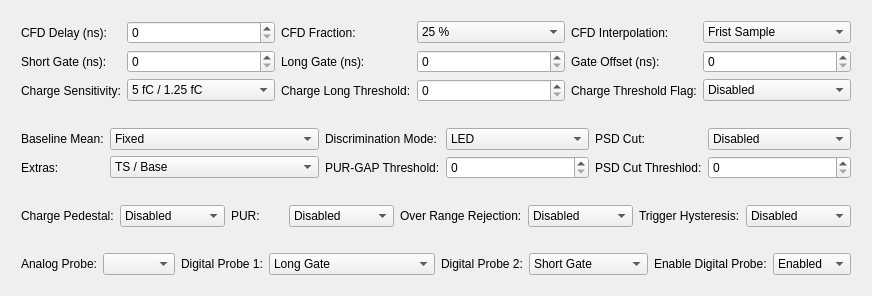
          <widget class="QWidget" name="tabFwPSD">
           <attribute name="title">
            <string>DPP-PSD</string>
           </attribute>
           <layout class="QVBoxLayout" name="verticalLayout_4">
            <item>
             <layout class="QGridLayout" name="mainPSD" columnstretch="1,2,1,2,1,2">
              <property name="leftMargin">
               <number>10</number>
              </property>
              <property name="topMargin">
               <number>10</number>
              </property>
              <property name="rightMargin">
               <number>10</number>
              </property>
              <property name="bottomMargin">
               <number>10</number>
              </property>
              <item row="1" column="4">
               <widget class="QLabel" name="gateOffset">
                <property name="toolTip">
                 <string>&lt;html&gt;&lt;head/&gt;&lt;body&gt;&lt;p&gt;To correctly integrate the input pulse, the integration Gate starts before the trigger position. The Gate Oﬀset deﬁnes how many samples the Gate starts before the trigger.&lt;/p&gt;&lt;/body&gt;&lt;/html&gt;</string>
                </property>
                <property name="text">
                 <string>Gate Offset (ns):</string>
                </property>
               </widget>
              </item>
              <item row="2" column="0">
               <widget class="QLabel" name="chargeSensitivity">
                <property name="toolTip">
                 <string>&lt;html&gt;&lt;head/&gt;&lt;body&gt;&lt;p&gt;Deﬁnes how many fC of charge correspond to one channel of the energy spectrum.&lt;/p&gt;&lt;/body&gt;&lt;/html&gt;</string>
                </property>
                <property name="text">
                 <string>Charge Sensitivity:</string>
                </property>
               </widget>
              </item>
              <item row="0" column="2">
               <widget class="QLabel" name="cfdFraction">
                <property name="toolTip">
                 <string>&lt;html&gt;&lt;head/&gt;&lt;body&gt;&lt;p&gt;Set the CFD fraction.&lt;/p&gt;&lt;/body&gt;&lt;/html&gt;</string>
                </property>
                <property name="text">
                 <string>CFD Fraction:</string>
                </property>
               </widget>
              </item>
              <item row="0" column="4">
               <widget class="QLabel" name="cfdPoints">
                <property name="toolTip">
                 <string>&lt;html&gt;&lt;head/&gt;&lt;body&gt;&lt;p&gt;Sets the Interpolation Points, corresponding to the n-th sample before and after the zero crossing that are used for the linear interpolation.&lt;/p&gt;&lt;/body&gt;&lt;/html&gt;</string>
                </property>
                <property name="text">
                 <string>CFD Interpolation:</string>
                </property>
               </widget>
              </item>
              <item row="0" column="1">
               <widget class="QSpinBox" name="val_cfdDelay">
                <property name="maximum">
                 <number>510</number>
                </property>
               </widget>
              </item>
              <item row="0" column="3">
               <widget class="QComboBox" name="val_cfdFraction">
                <item>
                 <property name="text">
                  <string>25 %</string>
                 </property>
                </item>
                <item>
                 <property name="text">
                  <string>50 %</string>
                 </property>
                </item>
                <item>
                 <property name="text">
                  <string>75 %</string>
                 </property>
                </item>
                <item>
                 <property name="text">
                  <string>100 %</string>
                 </property>
                </item>
               </widget>
              </item>
              <item row="0" column="0">
               <widget class="QLabel" name="cfdDelay">
                <property name="toolTip">
                 <string>&lt;html&gt;&lt;head/&gt;&lt;body&gt;&lt;p&gt;Set the CFD delay.&lt;/p&gt;&lt;/body&gt;&lt;/html&gt;</string>
                </property>
                <property name="text">
                 <string>CFD Delay (ns):</string>
                </property>
               </widget>
              </item>
              <item row="0" column="5">
               <widget class="QComboBox" name="val_cfdPoints">
                <item>
                 <property name="text">
                  <string>Frist Sample</string>
                 </property>
                </item>
                <item>
                 <property name="text">
                  <string>Second Sample</string>
                 </property>
                </item>
                <item>
                 <property name="text">
                  <string>Third Sample</string>
                 </property>
                </item>
                <item>
                 <property name="text">
                  <string>Fourth Sample</string>
                 </property>
                </item>
               </widget>
              </item>
              <item row="1" column="0">
               <widget class="QLabel" name="shortGate">
                <property name="toolTip">
                 <string>&lt;html&gt;&lt;head/&gt;&lt;body&gt;&lt;p&gt;Sets the Short Gate width for the charge integration of the fast component in the Pulse Shape Discrimination.&lt;/p&gt;&lt;/body&gt;&lt;/html&gt;</string>
                </property>
                <property name="text">
                 <string>Short Gate (ns):</string>
                </property>
               </widget>
              </item>
              <item row="1" column="1">
               <widget class="QSpinBox" name="val_shortGate">
                <property name="maximum">
                 <number>8190</number>
                </property>
               </widget>
              </item>
              <item row="1" column="2">
               <widget class="QLabel" name="longGate">
                <property name="toolTip">
                 <string>&lt;html&gt;&lt;head/&gt;&lt;body&gt;&lt;p&gt;Sets the Long Gate width for the charge integration of the entire component in the Pulse Shape Discrimination.&lt;/p&gt;&lt;/body&gt;&lt;/html&gt;</string>
                </property>
                <property name="text">
                 <string>Long Gate (ns):</string>
                </property>
               </widget>
              </item>
              <item row="1" column="3">
               <widget class="QSpinBox" name="val_longGate">
                <property name="maximum">
                 <number>131070</number>
                </property>
               </widget>
              </item>
              <item row="1" column="5">
               <widget class="QSpinBox" name="val_gateOffset">
                <property name="maximum">
                 <number>510</number>
                </property>
               </widget>
              </item>
              <item row="2" column="2">
               <widget class="QLabel" name="chargeThreshold">
                <property name="toolTip">
                 <string>&lt;html&gt;&lt;head/&gt;&lt;body&gt;&lt;p&gt;Input signals of small amplitude can be selected by setting a small threshold level. Unfortunately, this might result in an increase of the noise level. The noise can be distinguished by real signals in the energy spectrum, since it usually appears as a peak close to the 0 energy. This register allows the user to set a threshold in the spectrum (Qthr) to cut events with charge Qlong &amp;lt; Qthr.&lt;/p&gt;&lt;/body&gt;&lt;/html&gt;</string>
                </property>
                <property name="text">
                 <string>Charge Long Threshold:</string>
                </property>
               </widget>
              </item>
              <item row="2" column="3">
               <widget class="QSpinBox" name="val_chargeThreshold">
                <property name="maximum">
                 <number>65535</number>
                </property>
               </widget>
              </item>
              <item row="2" column="5">
               <widget class="QComboBox" name="val_chargeCut">
                <item>
                 <property name="text">
                  <string>Disabled</string>
                 </property>
                </item>
                <item>
                 <property name="text">
                  <string>Enabled</string>
                 </property>
                </item>
               </widget>
              </item>
              <item row="2" column="4">
               <widget class="QLabel" name="chargeCut">
                <property name="toolTip">
                 <string>&lt;html&gt;&lt;head/&gt;&lt;body&gt;&lt;p&gt;Enable Charge Threshold cut.&lt;/p&gt;&lt;/body&gt;&lt;/html&gt;</string>
                </property>
                <property name="text">
                 <string>Charge Threshold Flag:</string>
                </property>
               </widget>
              </item>
              <item row="2" column="1">
               <widget class="QComboBox" name="val_chargeSensitivity">
                <property name="toolTip">
                 <string>&lt;html&gt;&lt;head/&gt;&lt;body&gt;&lt;p&gt;Left values for the 2 Vpp, right values for the 0.5 Vpp. &lt;/p&gt;&lt;/body&gt;&lt;/html&gt;</string>
                </property>
                <item>
                 <property name="text">
                  <string>5 fC / 1.25 fC</string>
                 </property>
                </item>
                <item>
                 <property name="text">
                  <string>20 fC / 5 fC</string>
                 </property>
                </item>
                <item>
                 <property name="text">
                  <string>80 fC / 20 fC</string>
                 </property>
                </item>
                <item>
                 <property name="text">
                  <string>320 fC / 80 fC</string>
                 </property>
                </item>
                <item>
                 <property name="text">
                  <string>1.28 pC / 320 fC</string>
                 </property>
                </item>
                <item>
                 <property name="text">
                  <string>5.12 pC / 1.28 pC</string>
                 </property>
                </item>
               </widget>
              </item>
             </layout>
            </item>
            <item>
             <layout class="QGridLayout" name="advancedPSD" rowstretch="10,0" columnstretch="1,2,1,2,1,2">
              <property name="leftMargin">
               <number>10</number>
              </property>
              <property name="topMargin">
               <number>10</number>
              </property>
              <property name="rightMargin">
               <number>10</number>
              </property>
              <property name="bottomMargin">
               <number>10</number>
              </property>
              <item row="1" column="0">
               <widget class="QLabel" name="extras">
                <property name="text">
                 <string>Extras:</string>
                </property>
               </widget>
              </item>
              <item row="1" column="1">
               <widget class="QComboBox" name="val_extras">
                <item>
                 <property name="text">
                  <string>TS / Base</string>
                 </property>
                </item>
                <item>
                 <property name="text">
                  <string>TS / Flags</string>
                 </property>
                </item>
                <item>
                 <property name="text">
                  <string>TS / Flags / Fine TS</string>
                 </property>
                </item>
                <item>
                 <property name="text">
                  <string>Reserved</string>
                 </property>
                </item>
                <item>
                 <property name="text">
                  <string>Lost TRG / Total TRG</string>
                 </property>
                </item>
                <item>
                 <property name="text">
                  <string>Pos Zero Cross / Neg Zero Cross</string>
                 </property>
                </item>
                <item>
                 <property name="text">
                  <string>Reserved</string>
                 </property>
                </item>
                <item>
                 <property name="text">
                  <string>Fixed Value</string>
                 </property>
                </item>
               </widget>
              </item>
              <item row="0" column="0">
               <widget class="QLabel" name="baselineMean">
                <property name="toolTip">
                 <string>&lt;html&gt;&lt;head/&gt;&lt;body&gt;&lt;p&gt;Sets the number of samples for the baseline mean calculation.&lt;/p&gt;&lt;/body&gt;&lt;/html&gt;</string>
                </property>
                <property name="text">
                 <string>Baseline Mean:</string>
                </property>
               </widget>
              </item>
              <item row="0" column="1">
               <widget class="QComboBox" name="val_baselineMean">
                <property name="toolTip">
                 <string>&lt;html&gt;&lt;head/&gt;&lt;body&gt;&lt;p&gt;Fixed: the baseline value is ﬁxed to the value set in register 0x1n64.&lt;/p&gt;&lt;/body&gt;&lt;/html&gt;</string>
                </property>
                <item>
                 <property name="text">
                  <string>Fixed</string>
                 </property>
                </item>
                <item>
                 <property name="text">
                  <string>16</string>
                 </property>
                </item>
                <item>
                 <property name="text">
                  <string>64</string>
                 </property>
                </item>
                <item>
                 <property name="text">
                  <string>256</string>
                 </property>
                </item>
                <item>
                 <property name="text">
                  <string>1024</string>
                 </property>
                </item>
               </widget>
              </item>
              <item row="0" column="5">
               <widget class="QComboBox" name="val_psdCut">
                <property name="toolTip">
                 <string>&lt;html&gt;&lt;head/&gt;&lt;body&gt;&lt;p&gt;&lt;br/&gt;&lt;/p&gt;&lt;/body&gt;&lt;/html&gt;</string>
                </property>
                <item>
                 <property name="text">
                  <string>Disabled</string>
                 </property>
                </item>
                <item>
                 <property name="text">
                  <string>Below</string>
                 </property>
                </item>
                <item>
                 <property name="text">
                  <string>Above</string>
                 </property>
                </item>
               </widget>
              </item>
              <item row="0" column="4">
               <widget class="QLabel" name="psdCut">
                <property name="toolTip">
                 <string>&lt;html&gt;&lt;head/&gt;&lt;body&gt;&lt;p&gt;Discard events above or below the PSD cut.&lt;/p&gt;&lt;/body&gt;&lt;/html&gt;</string>
                </property>
                <property name="text">
                 <string>PSD Cut:</string>
                </property>
               </widget>
              </item>
              <item row="0" column="2">
               <widget class="QLabel" name="discrMode">
                <property name="toolTip">
                 <string>&lt;html&gt;&lt;head/&gt;&lt;body&gt;&lt;p&gt;Discrimination mode for the event selection.&lt;/p&gt;&lt;/body&gt;&lt;/html&gt;</string>
                </property>
                <property name="text">
                 <string>Discrimination Mode:</string>
                </property>
               </widget>
              </item>
              <item row="0" column="3">
               <widget class="QComboBox" name="val_discrMode">
                <item>
                 <property name="text">
                  <string>LED</string>
                 </property>
                </item>
                <item>
                 <property name="text">
                  <string>CFD</string>
                 </property>
                </item>
               </widget>
              </item>
              <item row="1" column="2">
               <widget class="QLabel" name="purThreshold">
                <property name="toolTip">
                 <string>&lt;html&gt;&lt;head/&gt;&lt;body&gt;&lt;p&gt;A pile-up event is detected when there is a situation of ”peak-valley-peak” inside the same gate. The gap between the valley and the peak can be programmed through this register.&lt;/p&gt;&lt;/body&gt;&lt;/html&gt;</string>
                </property>
                <property name="text">
                 <string>PUR-GAP Threshold:</string>
                </property>
               </widget>
              </item>
              <item row="1" column="3">
               <widget class="QSpinBox" name="val_purThreshold">
                <property name="maximum">
                 <number>4095</number>
                </property>
               </widget>
              </item>
              <item row="1" column="5">
               <widget class="QSpinBox" name="val_psdCutThreshold">
                <property name="toolTip">
                 <string>&lt;html&gt;&lt;head/&gt;&lt;body&gt;&lt;p&gt;The desired value has to be multiplied by 1024. For example for a PSD threshold of 0.12, write 122 (= 0.12 * 1024).&lt;/p&gt;&lt;/body&gt;&lt;/html&gt;</string>
                </property>
               </widget>
              </item>
              <item row="1" column="4">
               <widget class="QLabel" name="psdCutThreshold">
                <property name="toolTip">
                 <string>&lt;html&gt;&lt;head/&gt;&lt;body&gt;&lt;p&gt;Sets the PSD threshold to online select events according to their PSD value. PSD ranges from 0 to 1.&lt;/p&gt;&lt;/body&gt;&lt;/html&gt;</string>
                </property>
                <property name="text">
                 <string>PSD Cut Threshlod:</string>
                </property>
               </widget>
              </item>
             </layout>
            </item>
            <item>
             <layout class="QGridLayout" name="flagsPSD" columnstretch="1,2,1,2,1,2,1,2">
              <property name="leftMargin">
               <number>10</number>
              </property>
              <property name="topMargin">
               <number>10</number>
              </property>
              <property name="rightMargin">
               <number>10</number>
              </property>
              <property name="bottomMargin">
               <number>10</number>
              </property>
              <item row="0" column="1">
               <widget class="QComboBox" name="val_chargePedestal">
                <item>
                 <property name="text">
                  <string>Disabled</string>
                 </property>
                </item>
                <item>
                 <property name="text">
                  <string>Enabled</string>
                 </property>
                </item>
               </widget>
              </item>
              <item row="0" column="6">
               <widget class="QLabel" name="trgHysteresis">
                <property name="toolTip">
                 <string>&lt;html&gt;&lt;head/&gt;&lt;body&gt;&lt;p&gt;The trigger can be inhibited during the trailing edge of a pulse, to avoid re-triggering on the pulse itself.&lt;/p&gt;&lt;/body&gt;&lt;/html&gt;</string>
                </property>
                <property name="text">
                 <string>Trigger Hysteresis:</string>
                </property>
               </widget>
              </item>
              <item row="0" column="2">
               <widget class="QLabel" name="pur">
                <property name="toolTip">
                 <string>&lt;html&gt;&lt;head/&gt;&lt;body&gt;&lt;p&gt;Pile-Up Rejection.&lt;/p&gt;&lt;/body&gt;&lt;/html&gt;</string>
                </property>
                <property name="text">
                 <string>PUR:</string>
                </property>
               </widget>
              </item>
              <item row="0" column="5">
               <widget class="QComboBox" name="val_overRangeReject">
                <item>
                 <property name="text">
                  <string>Disabled</string>
                 </property>
                </item>
                <item>
                 <property name="text">
                  <string>Enabled</string>
                 </property>
                </item>
               </widget>
              </item>
              <item row="0" column="3">
               <widget class="QComboBox" name="val_pur">
                <item>
                 <property name="text">
                  <string>Disabled</string>
                 </property>
                </item>
                <item>
                 <property name="text">
                  <string>Enabled</string>
                 </property>
                </item>
               </widget>
              </item>
              <item row="0" column="4">
               <widget class="QLabel" name="overRangeReject">
                <property name="toolTip">
                 <string>&lt;html&gt;&lt;head/&gt;&lt;body&gt;&lt;p&gt;Reject the event when the ADC sample value is over/under the dynamic range during the long gate integration.&lt;/p&gt;&lt;/body&gt;&lt;/html&gt;</string>
                </property>
                <property name="text">
                 <string>Over Range Rejection:</string>
                </property>
               </widget>
              </item>
              <item row="0" column="0">
               <widget class="QLabel" name="chargePedestal">
                <property name="toolTip">
                 <string>&lt;html&gt;&lt;head/&gt;&lt;body&gt;&lt;p&gt;When enabled a ﬁxed value of 1024 is added to the charge. This feature is useful in case of energies close to zero.&lt;/p&gt;&lt;/body&gt;&lt;/html&gt;</string>
                </property>
                <property name="text">
                 <string>Charge Pedestal:</string>
                </property>
               </widget>
              </item>
              <item row="0" column="7">
               <widget class="QComboBox" name="val_trgHysteresis">
                <item>
                 <property name="text">
                  <string>Disabled</string>
                 </property>
                </item>
                <item>
                 <property name="text">
                  <string>Enabled</string>
                 </property>
                </item>
               </widget>
              </item>
             </layout>
            </item>
            <item>
             <layout class="QGridLayout" name="wavePSD" rowstretch="0" columnstretch="1,2,1,2,1,2,1,2">
              <property name="leftMargin">
               <number>10</number>
              </property>
              <property name="topMargin">
               <number>10</number>
              </property>
              <property name="rightMargin">
               <number>10</number>
              </property>
              <property name="bottomMargin">
               <number>10</number>
              </property>
              <item row="0" column="5">
               <widget class="QComboBox" name="val_digitalProbe2PSD">
                <item>
                 <property name="text">
                  <string>Short Gate</string>
                 </property>
                </item>
                <item>
                 <property name="text">
                  <string>Over Threshold</string>
                 </property>
                </item>
                <item>
                 <property name="text">
                  <string>TRG Validation</string>
                 </property>
                </item>
                <item>
                 <property name="text">
                  <string>TRG Hold-Off</string>
                 </property>
                </item>
                <item>
                 <property name="text">
                  <string>Pile Up TRG</string>
                 </property>
                </item>
                <item>
                 <property name="text">
                  <string>PSD Cut High</string>
                 </property>
                </item>
                <item>
                 <property name="text">
                  <string>Baseline Freeze</string>
                 </property>
                </item>
                <item>
                 <property name="text">
                  <string>Trigger</string>
                 </property>
                </item>
               </widget>
              </item>
              <item row="0" column="3">
               <widget class="QComboBox" name="val_digitalProbe1PSD">
                <item>
                 <property name="text">
                  <string>Long Gate</string>
                 </property>
                </item>
                <item>
                 <property name="text">
                  <string>Over Threshold</string>
                 </property>
                </item>
                <item>
                 <property name="text">
                  <string>Shaped TRG</string>
                 </property>
                </item>
                <item>
                 <property name="text">
                  <string>TRG Val Acceptance Win</string>
                 </property>
                </item>
                <item>
                 <property name="text">
                  <string>Pile Up</string>
                 </property>
                </item>
                <item>
                 <property name="text">
                  <string>Coincidence</string>
                 </property>
                </item>
                <item>
                 <property name="text">
                  <string>Reserved</string>
                 </property>
                </item>
                <item>
                 <property name="text">
                  <string>Trigger</string>
                 </property>
                </item>
               </widget>
              </item>
              <item row="0" column="0">
               <widget class="QLabel" name="analogProbePSD">
                <property name="toolTip">
                 <string>&lt;html&gt;&lt;head/&gt;&lt;body&gt;&lt;p&gt;Analog Probe selection.&lt;/p&gt;&lt;/body&gt;&lt;/html&gt;</string>
                </property>
                <property name="text">
                 <string>Analog Probe:</string>
                </property>
               </widget>
              </item>
              <item row="0" column="6">
               <widget class="QLabel" name="enableDigitalProbePSD">
                <property name="toolTip">
                 <string>&lt;html&gt;&lt;head/&gt;&lt;body&gt;&lt;p&gt;Enable Digital Probes.&lt;/p&gt;&lt;/body&gt;&lt;/html&gt;</string>
                </property>
                <property name="text">
                 <string>Enable Digital Probe:</string>
                </property>
               </widget>
              </item>
              <item row="0" column="4">
               <widget class="QLabel" name="digitalProbe2PSD">
                <property name="toolTip">
                 <string>&lt;html&gt;&lt;head/&gt;&lt;body&gt;&lt;p&gt;Digital Probe 2 selection.&lt;/p&gt;&lt;/body&gt;&lt;/html&gt;</string>
                </property>
                <property name="text">
                 <string>Digital Probe 2:</string>
                </property>
               </widget>
              </item>
              <item row="0" column="2">
               <widget class="QLabel" name="digitalProbe1PSD">
                <property name="toolTip">
                 <string>&lt;html&gt;&lt;head/&gt;&lt;body&gt;&lt;p&gt;Digital Probe 1 selection.&lt;/p&gt;&lt;/body&gt;&lt;/html&gt;</string>
                </property>
                <property name="text">
                 <string>Digital Probe 1:</string>
                </property>
               </widget>
              </item>
              <item row="0" column="7">
               <widget class="QComboBox" name="val_enableDigitalProbePSD">
                <item>
                 <property name="text">
                  <string>Enabled</string>
                 </property>
                </item>
                <item>
                 <property name="text">
                  <string>Disabled</string>
                 </property>
                </item>
               </widget>
              </item>
              <item row="0" column="1">
               <widget class="QComboBox" name="val_analogProbePSD"/>
              </item>
             </layout>
            </item>
           </layout>
          </widget>
